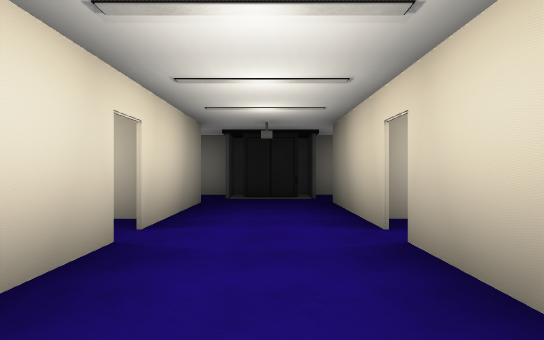
view 1 (above)

16 first-person views from a walk through a 3-D level made in the Unity game engine. The camera is 1.5 m above the floor, looks level and sees 75° across. The floor is counted in squares, 2.5 m on a side. Each view is taken from the middle of a square. On the plan, view 1 faces up. The plan holds only what a view shows up to about 10 squares ahead; the rest is blank. The place goes on beyond the plan. The player character is not drawn. Door leaves are left out, so doorways stand open.

view 2
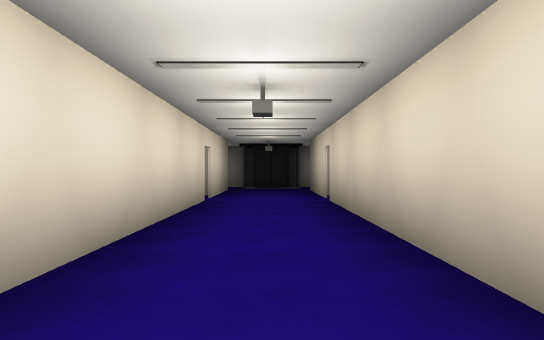

view 3
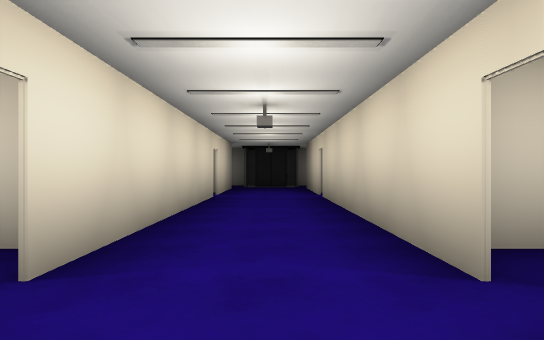

view 4
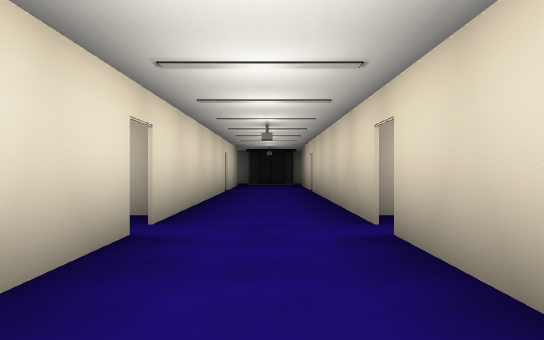

view 5
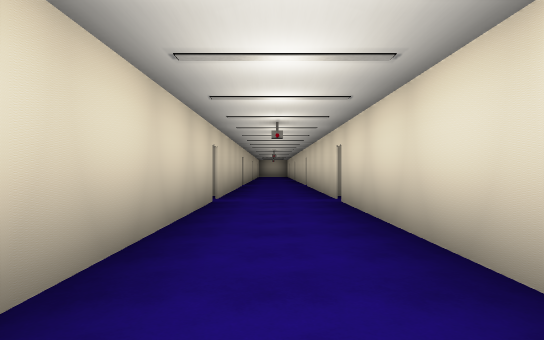

view 6
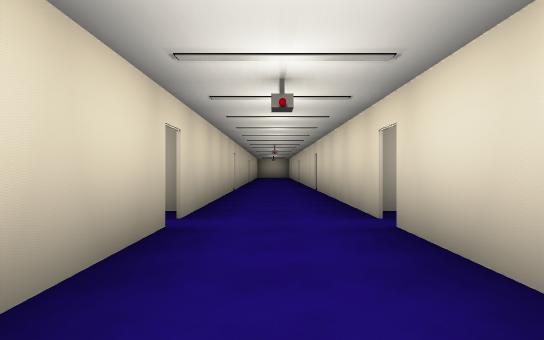

view 7
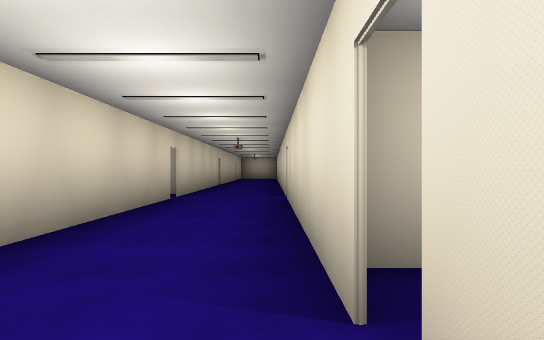

view 8
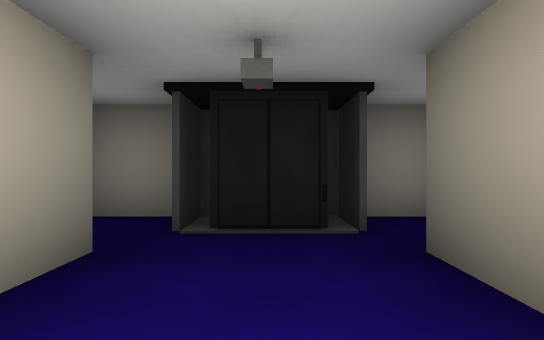

view 9
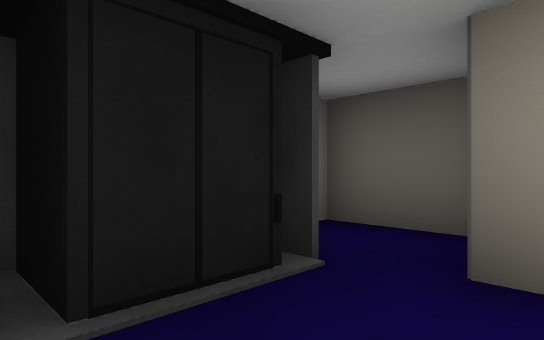

view 10
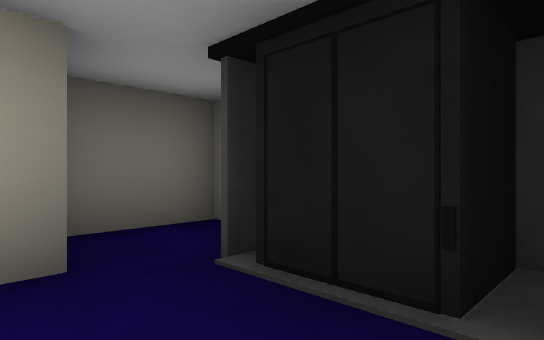

view 11
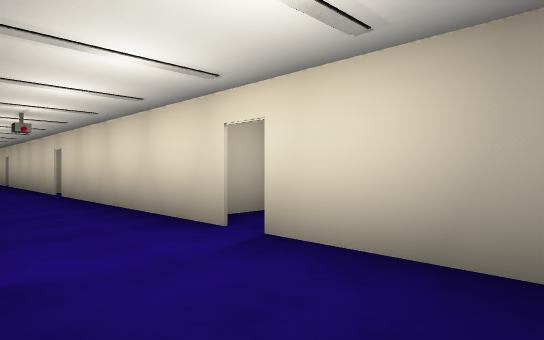

view 12
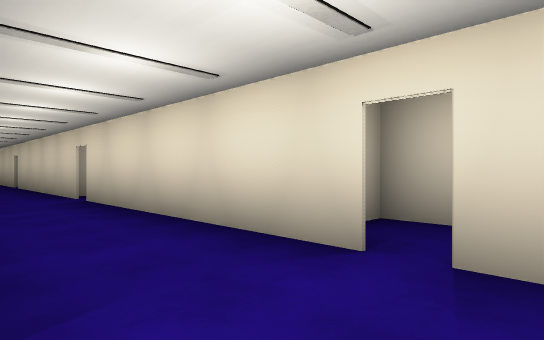

view 13
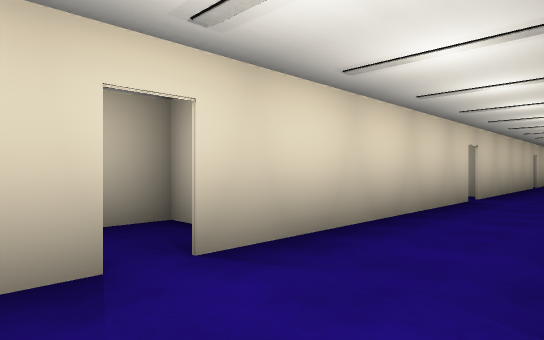

view 14
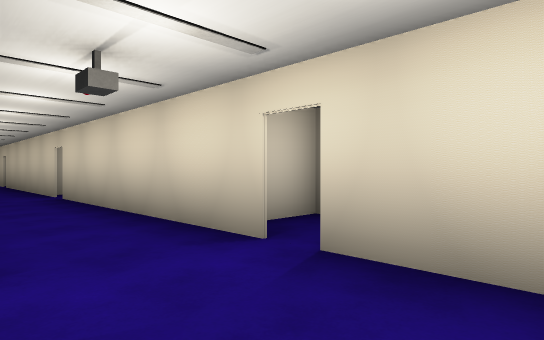

view 15
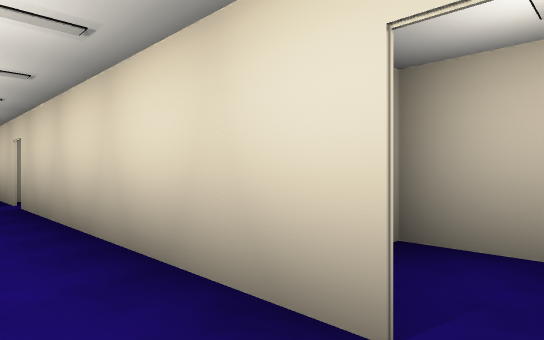

view 16
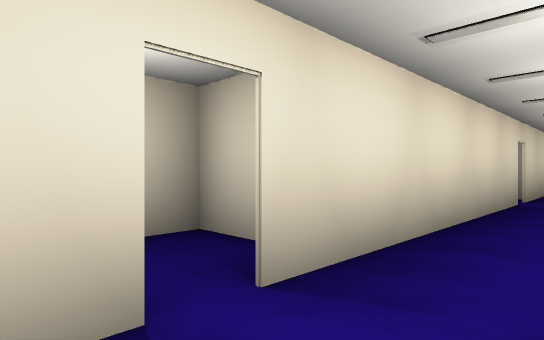

### Floor plan
Ten units are one square. View 1 is at (0, 0); x grows to the right and y downward. Boxes are objects, and circles mark ways between rooms. Rooms are numbered by the first view taken in them; rooms with no view inside come last. Other rooms are left out.
<svg viewBox="-36 -91 70 271">
<path fill="none" stroke="#000" d="M11 31 11 -15M-13 -15 -13 31M-13 36 -13 55M11 55 11 36M11 99 11 55M-13 102 -13 114M-13 55 -13 99M11 116 11 104M11 -35 11 -66M-13 -66 -13 -35M-13 -30 -13 -15M9 -74 9 -86 -11 -86M11 -15 11 -30M-9 -86 -9 -74M11 165 11 116M-13 114 -13 164M-13 170 -13 175M11 175 11 170M25 -70 25 -86 10 -86M-21 90 -31 90 -31 112 -15 112M12 112 29 112 29 90 12 90"/>
<rect x="-5" y="-85" width="10" height="10" fill="#bbb"><title>other object</title></rect>
<circle cx="0" cy="50" r="3" fill="#2a7"/>
<circle cx="0" cy="-20" r="3" fill="#2a7"/>
<circle cx="0" cy="105" r="3" fill="#2a7"/>
<circle cx="-10" cy="100" r="3" fill="#2a7"/>
<circle cx="10" cy="100" r="3" fill="#2a7"/>
<circle cx="10" cy="-75" r="3" fill="#2a7"/>
<text x="0" y="10">1</text>
<text x="0" y="80">2</text>
<text x="0" y="-50">3</text>
<text x="0" y="140">4</text>
<text x="20" y="-80">5</text>
<text x="-20" y="100">6</text>
<text x="20" y="100">7</text>
</svg>
Room 1 opens to room 2. Room 1 opens to room 3. Room 2 opens to room 4. Room 2 opens to room 6. Room 2 opens to room 7. Room 3 opens to room 5.

Where each view was taken, in squares from view 1:
view 1: 0 up, 0 right, facing up
view 2: 4 down, 0 right, facing up
view 3: 5 down, 0 right, facing up
view 4: 7 down, 0 right, facing up
view 5: 3 down, 0 right, facing down
view 6: 6 down, 0 right, facing down
view 7: 9 down, 1 left, facing down
view 8: 4 up, 0 right, facing up
view 9: 6 up, 1 left, facing up-right
view 10: 6 up, 1 right, facing up-left
view 11: 6 up, 1 right, facing down-left
view 12: 9 down, 1 right, facing down-left
view 13: 9 down, 1 left, facing down-right
view 14: 12 down, 1 left, facing up-right
view 15: 17 down, 0 right, facing up-right
view 16: 11 down, 0 right, facing up-left
